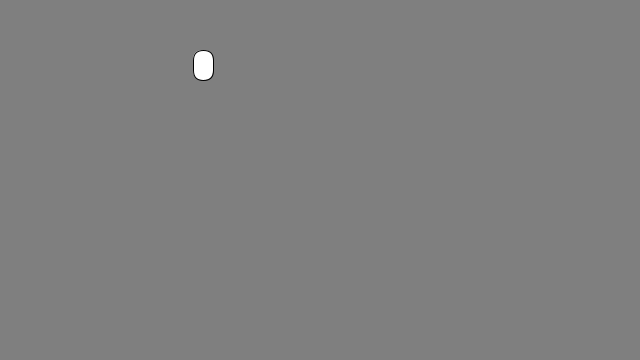
Frame 1 (no input)
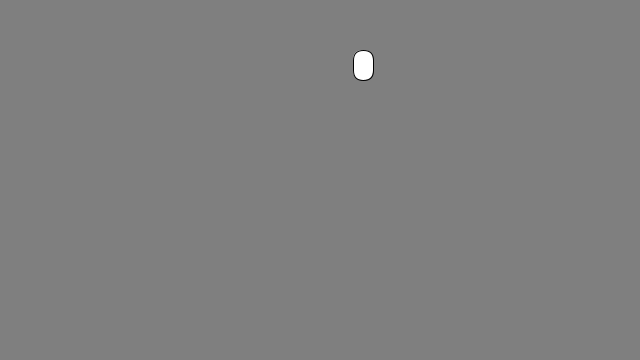
Frame 60 (the mouse pressed at the canvas centre just before this capture)
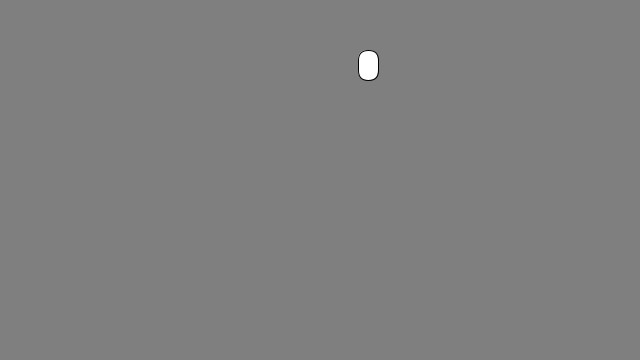
Frame 120 (the mouse held since frame 60 and released just before this capture)

The Processing sketch that drew these frames (run headless with seeded random() and noise(); from frame 60 on, the mouse is pressed at the canvas centre):

// Processing sketch: sketch_121213c
// ── sketch_121213c.pde
color rectColor;
int time;

void setup(){
    size(640, 360);
}

void draw(){

  background(127);
  rectColor = color(0,123,42);
  
  time = millis();
  time = time % 1000;
  
  int pos = int(map(time,0,1000,0,640));
  rect(pos,50,20,30,10);
}
